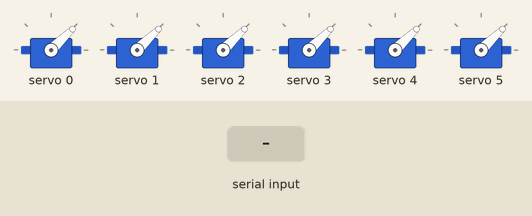
A sketch run on a simulated Arduino Uno, built with avr-gcc and run on an emulated ATmega328P. On the bench: 6 × servo. The inputs (shaded band) are chosen by the test bench. What the sketch prints to the serial monitor is not drawn.

Above: at 1.2 s.
1.3 s: "up\n" received over Serial
At 1.48 s:
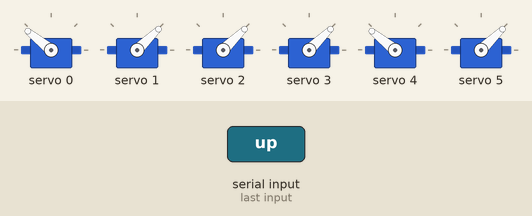
3.1 s: "right\n" received over Serial
At 3.29 s:
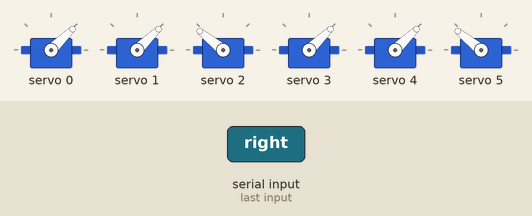
4.9 s: "left\n" received over Serial
At 5.07 s:
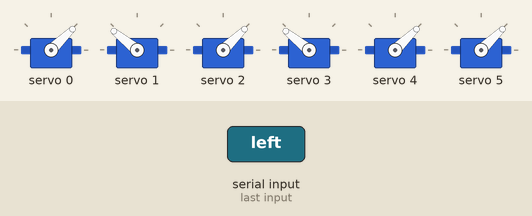
6.7 s: "forward\n" received over Serial
At 6.88 s:
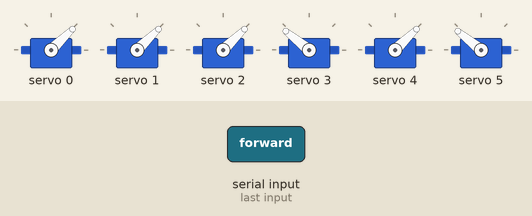
8.5 s: "backward\n" received over Serial
At 8.68 s:
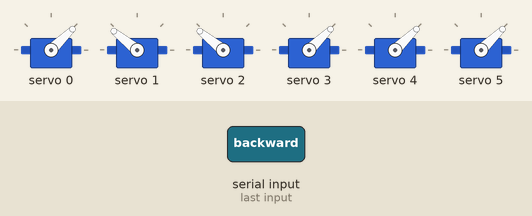
10.3 s: "all\n" received over Serial
At 10.49 s:
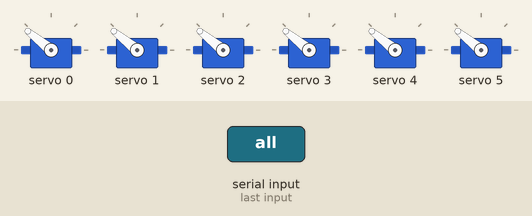
Timing chart, 0 to 13.1 s (numbered marks = the images above; inputs shaded):
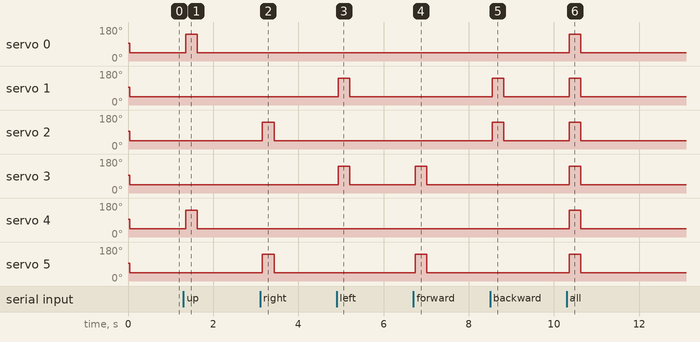

Measured:
- after the input at 1.3 s, servo 0, servo 4: 44° → 141° after 0.05 s, → 44° 0.27 s later
- after the input at 3.1 s, servo 2: 44° → 141° after 0.06 s, → 44° 0.27 s later; servo 5: 44° → 141° after 0.06 s, → 44° 0.28 s later
- after the input at 4.9 s, servo 1: 44° → 141° at once, → 44° 0.27 s later; servo 3: 44° → 141° at once, → 44° 0.28 s later
- after the input at 6.7 s, servo 3: 44° → 141° at once, → 44° 0.27 s later; servo 5: 44° → 141° at once, → 44° 0.28 s later
- after the input at 8.5 s, servo 1, servo 2: 44° → 141° after 0.05 s, → 44° 0.27 s later
- after the input at 10.3 s, servo 0–5: 44° → 141° after 0.06 s, → 44° 0.27 s later

The sketch:

Tip_mode.ino
```cpp
#include <Wire.h>
#include <Adafruit_PWMServoDriver.h>

// Initialize PCA9685 driver
Adafruit_PWMServoDriver pwm = Adafruit_PWMServoDriver();

// Motor parameters
const int numMotors = 6;         // Number of motors
const int pwmFrequency = 50;    // Frequency for ESC (50 Hz)
const int pwmFullThrottle = 410; // Full forward throttle (2000 µs)
const int pwmNeutral = 307;      // Neutral throttle (1500 µs)
const int pwmStop = 205;         // Full reverse throttle (1000 µs)

// List of valid commands
const String validCommands[] = {"up", "right", "left", "forward", "backward", "all", "stop", "start"};
String previousCommand = "";

unsigned long lastCommandTime = 0; // Track the last time a command was received
const unsigned long commandTimeout = 300; // Timeout period in milliseconds

// Function to validate commands
bool isValidCommand(String command) {
  for (String valid : validCommands) {
    if (command == valid) {
      return true;
    }
  }
  return false;
}

// Function to reduce repeated commands like "forwardforward" to "forward"
String reduceRepeatedCommand(String command) {
  for (String valid : validCommands) {
    if (command.indexOf(valid + valid) != -1) {
      // Replace all instances of the valid command repeated
      int repeatCount = command.length() / valid.length();
      return valid;  // Return only the first valid command
    }
  }
  return command; // Return the command as is if no repetition is found
}

// Function to move specific motors
void moveMotors(const int motors[], int numMotors, int pwmValue) {
  for (int i = 0; i < numMotors; i++) {
    pwm.setPWM(motors[i], 0, pwmValue);
  }
}

// Function to stop all motors
void stopAllMotors() {
  for (int motorChannel = 0; motorChannel < numMotors; motorChannel++) {
    pwm.setPWM(motorChannel, 0, pwmStop); // Ensure motors receive a stop signal
  }
}

// Function to calibrate ESCs
void calibrateESCs() {
  Serial.println("Calibrating ESCs...");

  // Step 1: Full throttle to enter calibration mode for all motors
  for (int motorChannel = 0; motorChannel < numMotors; motorChannel++) {
    pwm.setPWM(motorChannel, 0, pwmFullThrottle);
  }
  Serial.println("Sending Full Throttle...");
  delay(10); // Hold full throttle for 5 seconds

  // Step 2: Neutral throttle to set throttle range for all motors
  for (int motorChannel = 0; motorChannel < numMotors; motorChannel++) {
    pwm.setPWM(motorChannel, 0, pwmNeutral);
  }
  Serial.println("Setting Neutral Throttle...");
  delay(10); // Hold neutral for 3 seconds

  // Step 3: Explicitly stop all motors after calibration
  stopAllMotors();
  Serial.println("ESC Calibration Completed.");
}

void setup() {
  Serial.begin(9600);
  pwm.begin();
  pwm.setPWMFreq(pwmFrequency);
  delay(10);

  // Calibrate ESCs at startup
  calibrateESCs();
}

void loop() {
  // Check if there is data available in the Serial buffer
  if (Serial.available()) {
    String command = Serial.readStringUntil('\n'); // Read the command
    command.trim(); // Remove any leading/trailing whitespace

    // Reduce the command to a valid single input
    command = reduceRepeatedCommand(command);

    // Check if the command is valid and is not the same as the previous command
    if (isValidCommand(command)) {

      lastCommandTime = millis(); // Update the last command time

      Serial.print("First Last Command Time:");
      Serial.print(lastCommandTime);

      // Stop all motors before executing a new command
      stopAllMotors();

      // Process the command
      if (command == "up") {
        int motors[] = {0, 4}; // Channels for upward movement
        moveMotors(motors, 2, pwmFullThrottle);
      } else if (command == "right") {
        int motors[] = {2, 5}; // Channels for right movement
        moveMotors(motors, 2, pwmFullThrottle);
      } else if (command == "left") {
        int motors[] = {1, 3}; // Channels for left movement
        moveMotors(motors, 2, pwmFullThrottle);
      } else if (command == "forward") {
        int motors[] = {3, 5}; // Channels for forward movement
        moveMotors(motors, 2, pwmFullThrottle);
      } else if (command == "backward") {
        int motors[] = {1, 2}; // Channels for backward movement
        moveMotors(motors, 2, pwmFullThrottle);
      } else if (command == "all") {
        int motors[] = {0, 1, 2, 3, 4, 5}; // All motors
        moveMotors(motors, numMotors, pwmFullThrottle);
      } else if (command == "stop") {
        stopAllMotors();
      } else if (command == "start") {
        calibrateESCs();
      }

      // Update the previous command
      previousCommand = command;

      // Small delay to avoid multiple rapid inputs
      delay(100); // Adjust as needed for smoother command processing
    }
    else {
      // Print an error message for invalid commands
      Serial.print("Invalid command: ");
      Serial.println(command);
    }
  }

   // Check for command timeout
  if (millis() - lastCommandTime > commandTimeout) {
    Serial.print("Second Last Command Time:");
    Serial.print(lastCommandTime);
    stopAllMotors(); // Stop motors if no command is received within the timeout period
  }

}
```
